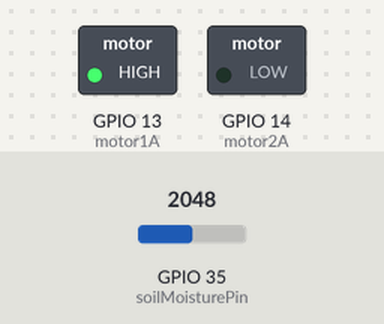
Simulated run of this sketch. Board: ESP32. Shown: switched loads named in the sketch (green lamp = pin HIGH). The test bench sets the inputs (shaded band); at power-on: GPIO 35 (soilMoisturePin) = 2048. Random numbers use the default seed unless the sketch sets one; what the sketch prints to the serial monitor is not drawn.

Above: at 5.8 s.
5.9 s: GPIO 35 (soilMoisturePin) set to 1228
At 11.4 s:
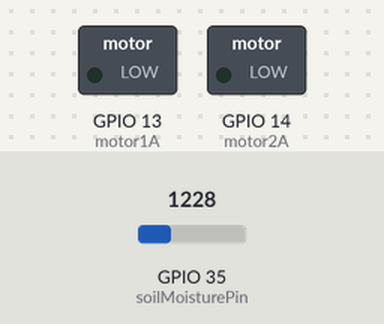
11.9 s: GPIO 35 (soilMoisturePin) set to 1277
At 20.3 s:
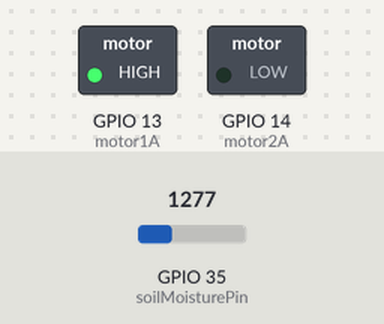
21.5 s: GPIO 35 (soilMoisturePin) set to 491
At 25.3 s:
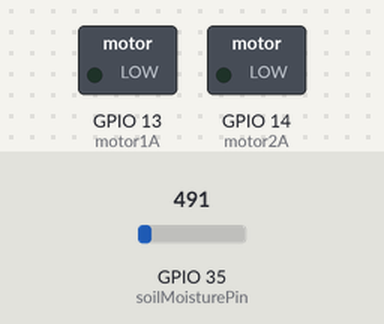
Timing chart, 0 to 26.8 s (numbered marks = the images above; inputs shaded):
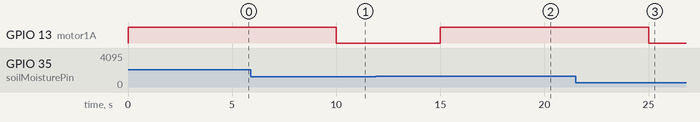

Measured:
- the behaviour switches between 1228 and 1229 on GPIO 35 (soilMoisturePin) (found by bisection; images 1 and 2)
- after the input at 5.9 s, GPIO 13 (motor1A): HIGH → LOW after 4.1 s
- after the input at 11.9 s, GPIO 13 (motor1A): LOW → HIGH after 3.1 s
- after the input at 21.5 s, GPIO 13 (motor1A): HIGH → LOW after 3.5 s

The sketch:

The_Project.ino
```cpp
/* Noah Klein & Ayden Coughlin */

/* IOT Stuff */

//#include <WiFi.h>
//#include <PubSubClient.h>

// Replace the next variables with your SSID/Password combination
const char* ssid = "Noah's Pixel 7";
const char* password = "sadbuttrue";

// Add your MQTT Broker address, example:
const char* mqtt_server = "broker.hivemq.com";
const char* unique_identifier = "sunfounder-client-noahayden";

// WiFiClient espClient;
// PubSubClient client(espClient);
long lastMsg = 0;
int value = 0;

/* Pin definitions and constants */

const int soilMoisturePin = 35;
const int motor1A = 13;
const int motor2A = 14;

const double pctThreshold = 70;

void setup() {
  Serial.begin(9600);

  // set up wifi
  // setup_wifi();
  // client.setServer(mqtt_server, 1883);
  // client.setCallback(callback);

  // initialize motor pins as output.
  pinMode(motor1A, OUTPUT);
  pinMode(motor2A, OUTPUT);
}

// void setup_wifi() {
//   delay(10);
//   // We start by connecting to a WiFi network
//   Serial.println();
//   Serial.print("Connecting to ");
//   Serial.println(ssid);

//   WiFi.begin(ssid, password);

//   while (WiFi.status() != WL_CONNECTED) {
//     delay(500);
//     Serial.print(".");
//   }

//   Serial.println("");
//   Serial.println("WiFi connected");
//   Serial.println("IP address: ");
//   Serial.println(WiFi.localIP());
// }

// void callback(char* topic, byte* message, unsigned int length) {
//   Serial.print("Message arrived on topic: ");
//   Serial.print(topic);
//   Serial.print(". Message: ");
//   String messageTemp;

//   for (int i = 0; i < length; i++) {
//     Serial.print((char)message[i]);
//     messageTemp += (char)message[i];
//   }
//   Serial.println();

  // If a message is received on the topic "SF/LEDNOAHAYDEN", you check if the message is either "on" or "off".
  // Changes the output state according to the message
  //if (String(topic) == "SF/LEDNOAHAYDEN") {
  //  Serial.print("Changing state to ");
  //  if (messageTemp == "on") {
  //    Serial.println("on");
  //    digitalWrite(ledPin, HIGH);
  //  } else if (messageTemp == "off") {
  //    Serial.println("off");
  //    digitalWrite(ledPin, LOW);
  //  }
  //}
// }

// void reconnect() {
//   // Loop until we're reconnected
//   while (!client.connected()) {
//     Serial.print("Attempting MQTT connection...");
//     // Attempt to connect
//     if (client.connect(unique_identifier)) {
//       Serial.println("connected");
//       // Subscribe
//       client.subscribe("SF/LEDNOAHAYDEN");
//     } else {
//       Serial.print("failed, rc=");
//       Serial.print(client.state());
//       Serial.println(" try again in 5 seconds");
//       // Wait 5 seconds before retrying
//       delay(5000);
//     }
//   }
// }

#define PLANT_WARNINGS_SIZE 4
char *plantWarnings[PLANT_WARNINGS_SIZE] = {"Plant is thirsty", "Moisture is require", "HELP", "Plant needs a Cherry Pepsi™"};

const int pumpDelay_ms = 5000;

void loop() {
  // MQTT Stuff
  // if (!client.connected()) {
    // reconnect();
  // }
  // client.loop();

  int moisture = analogRead(soilMoisturePin);
  double readingPct = moisture / 4095.0;
  double relativeHumidity = 100.0 - (readingPct * 100.0);


  Serial.printf("\nRelative humidity: %.2f\n", relativeHumidity);

  if(relativeHumidity < pctThreshold){
    Serial.println(plantWarnings[random(PLANT_WARNINGS_SIZE)]);
    //Serial.printf("Plant is thirsty");
    // THE PLANT IS GOING TO DIE (Imminent danger)

    // if the button pressed, publish the temperature to topic "SF/TEMP"

    // long now = millis();
    // if (now - lastMsg > 5000) {
    //   lastMsg = now;
    //   char tempString[8];
    //   itostrf(moisture, 1, 2, tempString);
    //   sprintf("%d", &tempString, moisture);
    //   client.publish("SF/TEMP", "TEMP");
    // }


    // Rotate the pump
    digitalWrite(motor1A, HIGH);
    digitalWrite(motor2A, LOW);
    delay(pumpDelay_ms);

    // Stop the pump
    digitalWrite(motor1A, LOW);
    digitalWrite(motor2A, LOW);


  } else{
    //THE PLANT IS CHILLIN
    Serial.println("The plant is chillin");
    delay(pumpDelay_ms);
  }

  // The delay here is covered above by pumpDelay_ms
}
```
